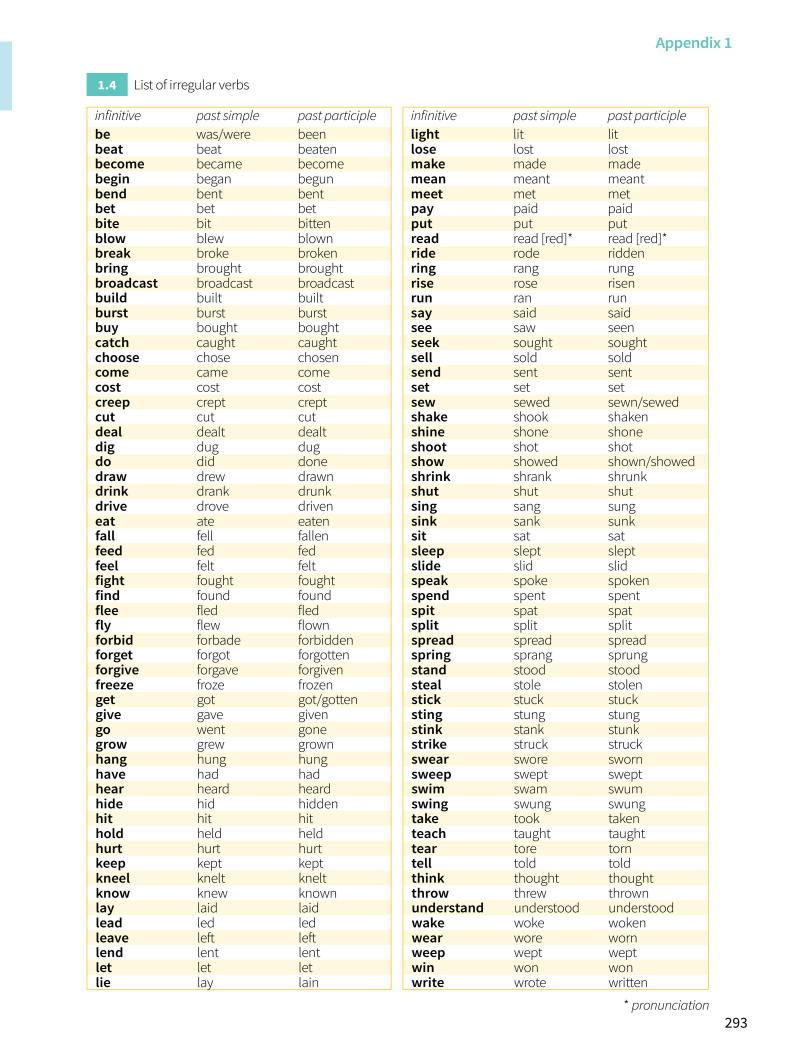
#> input picture data/GENERAL/list of irreggular verbs.jpg, 2386 x 3189 px (shown at 1/3 size)
$ python -i extract_test_svgs.py   (imports and definitions only)
#> lines starting #> are read from the running program, lines starting #| are printed output that depends on the picture
import os
import io
import base64
import json
import re
import cv2
import numpy as np
from PIL import Image

# [18 lines left out: function get_ink_bounds, not called in this run]

def detect_grid_lines(gray_img, y_range=(600, 1350), x_range=(70, 1300), min_h_length=400, min_v_length=150):
    """
    Detects horizontal and vertical bounding grid lines using morphological operations.
    Ideal for Section 1 style multi-column, multi-row boxed grids.
    """
    y1, y2 = y_range
    x1, x2 = x_range
    sub = gray_img[y1:y2, x1:x2]

    # Horizontal lines
    h_kernel = cv2.getStructuringElement(cv2.MORPH_RECT, (40, 1))
    horiz = cv2.erode(~sub, h_kernel)
    horiz = cv2.dilate(horiz, h_kernel)
    h_profile = np.sum(horiz > 100, axis=1)

    h_lines = []
    prev_y = -100
    for y in np.where(h_profile > min_h_length)[0]:
        if y - prev_y > 8:
            h_lines.append(y1 + int(y))
        prev_y = y

    # Vertical lines
    v_kernel = cv2.getStructuringElement(cv2.MORPH_RECT, (1, 40))
    vert = cv2.erode(~sub, v_kernel)
    vert = cv2.dilate(vert, v_kernel)
    v_profile = np.sum(vert > 100, axis=0)

    v_lines = []
    prev_x = -100
    for x in np.where(v_profile > min_v_length)[0]:
        if x - prev_x > 8:
            v_lines.append(x1 + int(x))
        prev_x = x

    return h_lines, v_lines

# [25 lines left out: function export_crop_as_svg, not called in this run]

>>> import cv2
>>> picture = cv2.imread('../../data/GENERAL/list of irreggular verbs.jpg', cv2.IMREAD_GRAYSCALE)
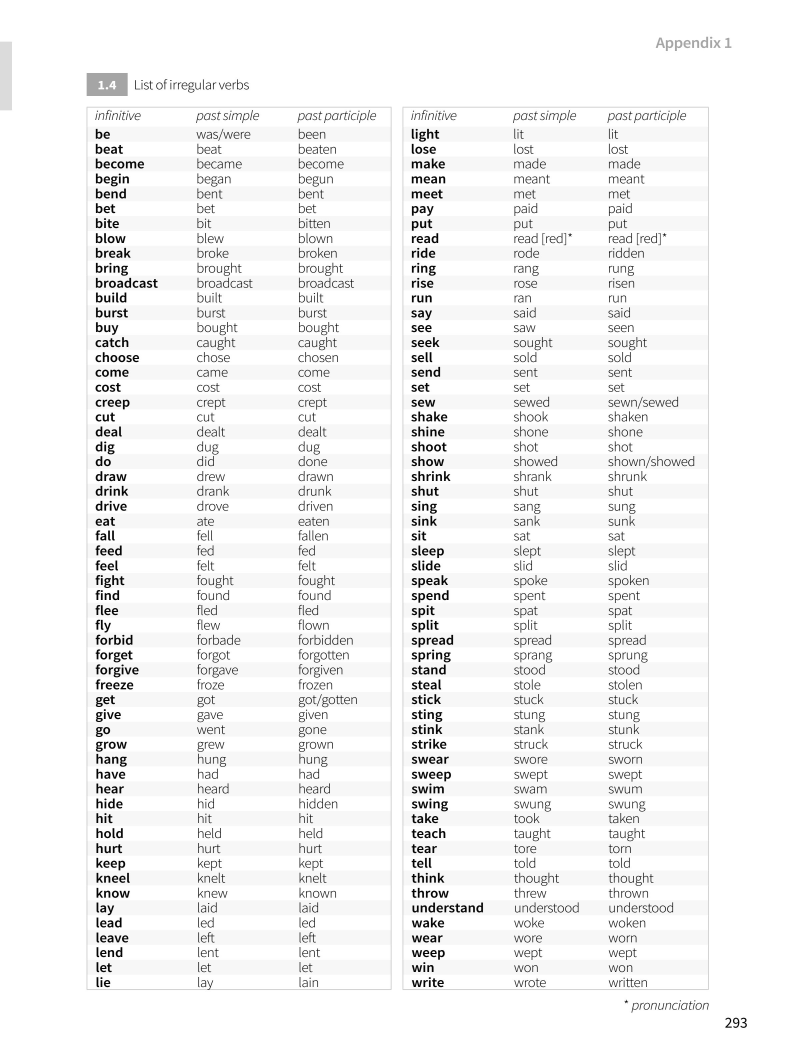
#> picture: shape (3189, 2386) (shown at 1/3 size); min 0, max 255, mean 244.2
>>> result = detect_grid_lines(picture)
#> in detect_grid_lines, `sub = gray_img[y1:y2, x1:x2]`:
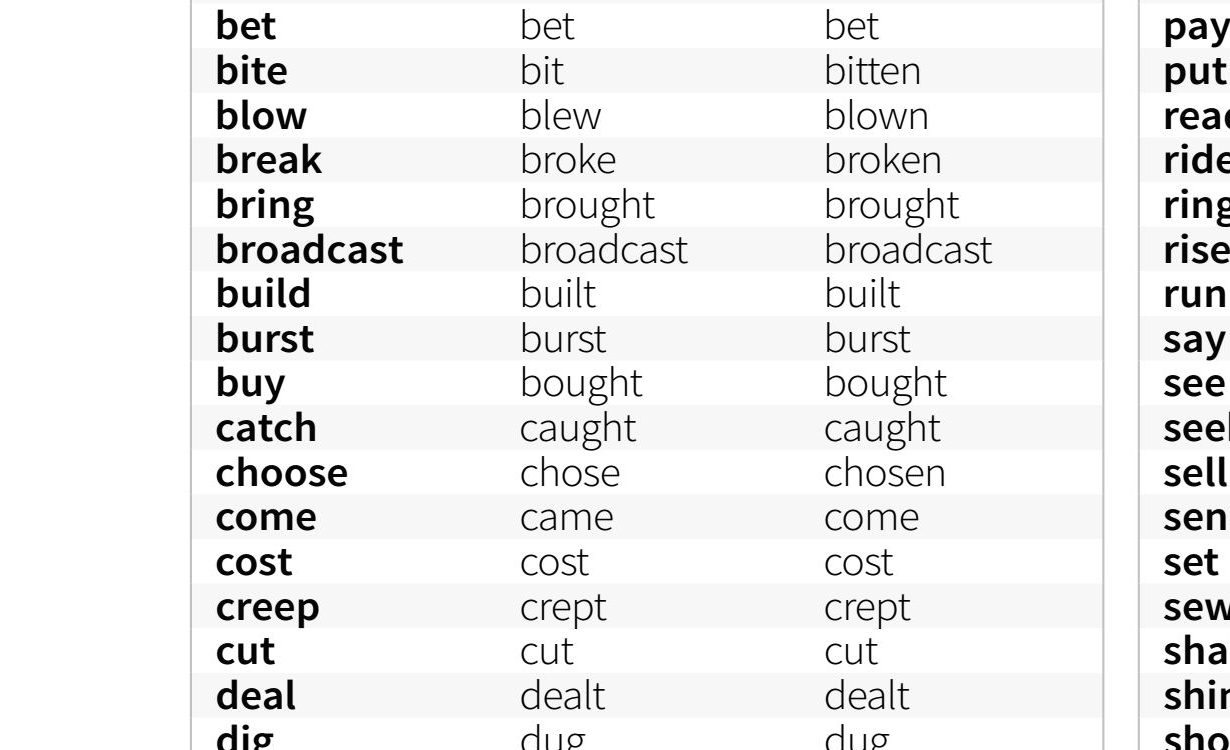
#> sub: shape (750, 1230); min 0, max 255, mean 238.9
#> in detect_grid_lines, `horiz = cv2.erode(~sub, h_kernel)`:
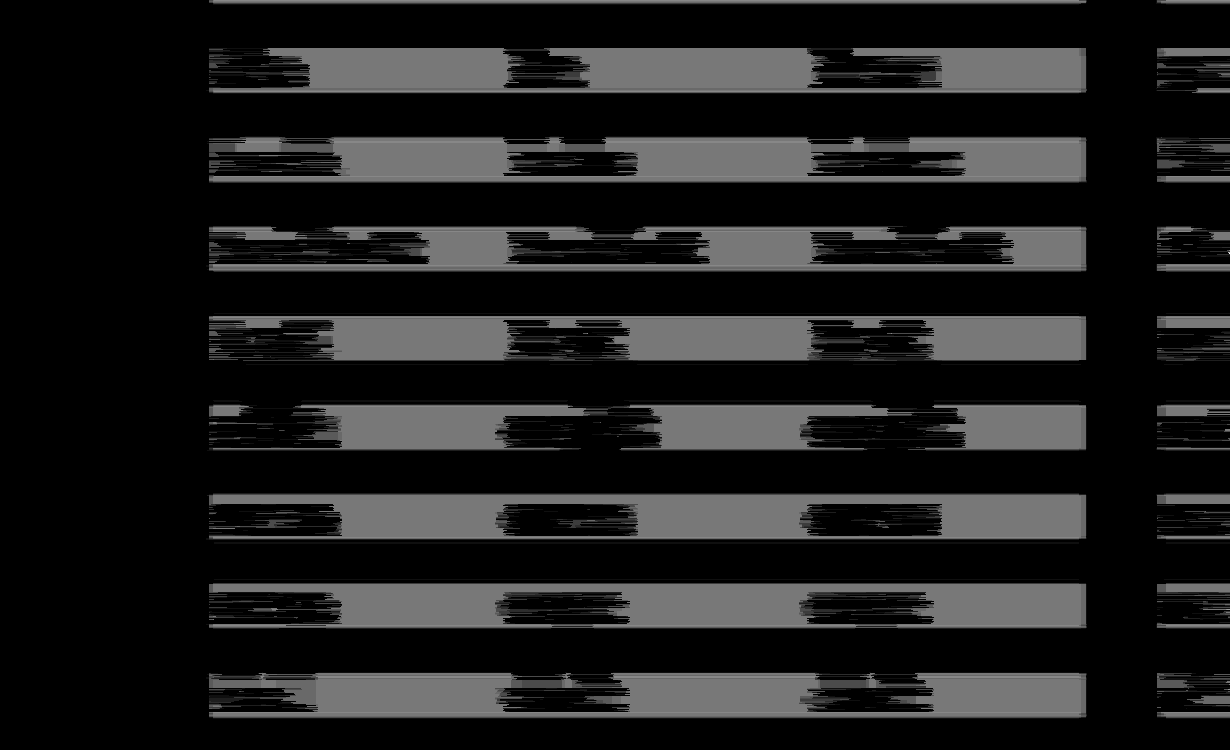
#> horiz: shape (750, 1230); min 0, max 17, mean 2.02; drawn with min black and max white
#> in detect_grid_lines, `horiz = cv2.dilate(horiz, h_kernel)`:
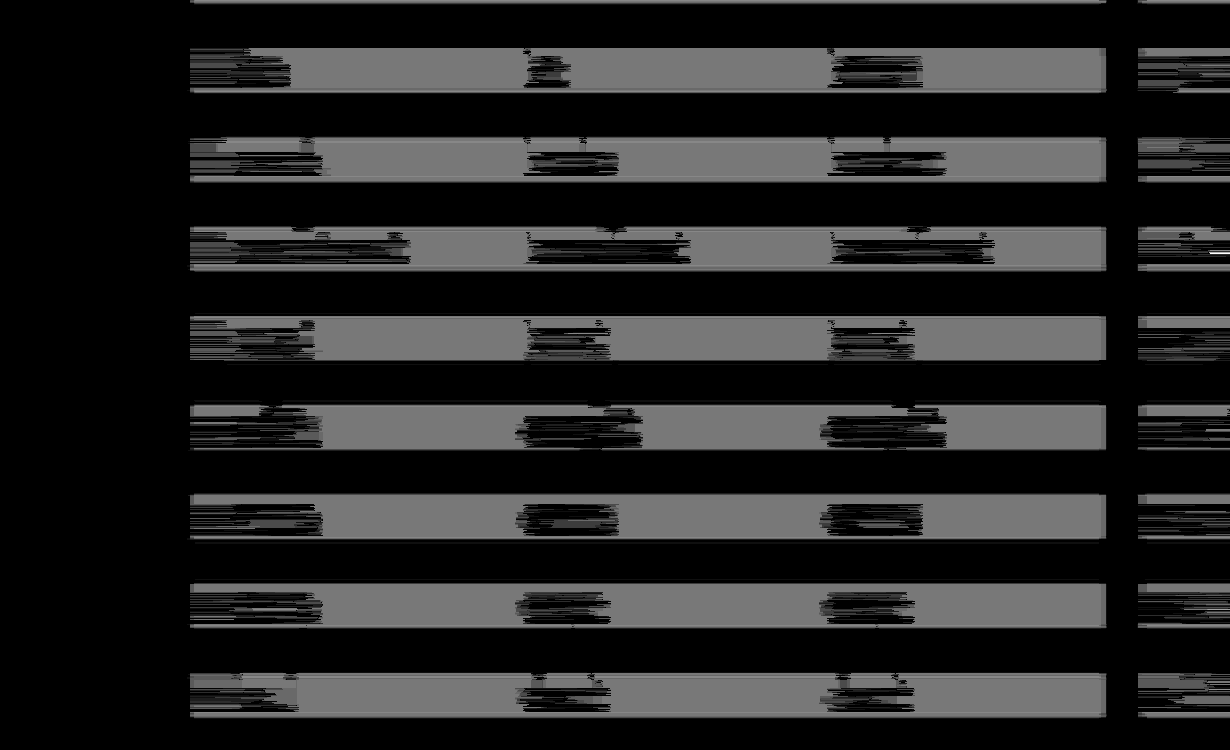
#> horiz: shape (750, 1230); min 0, max 17, mean 2.49; drawn with min black and max white
#> in detect_grid_lines, `h_profile = np.sum(horiz > 100, axis=1)`: h_profile = 750 values from 0 to 0
#> after the loop in detect_grid_lines, `for y in np.where(h_profile > min_h_length)[0]:`: h_lines = []
#> in detect_grid_lines, `vert = cv2.erode(~sub, v_kernel)`:
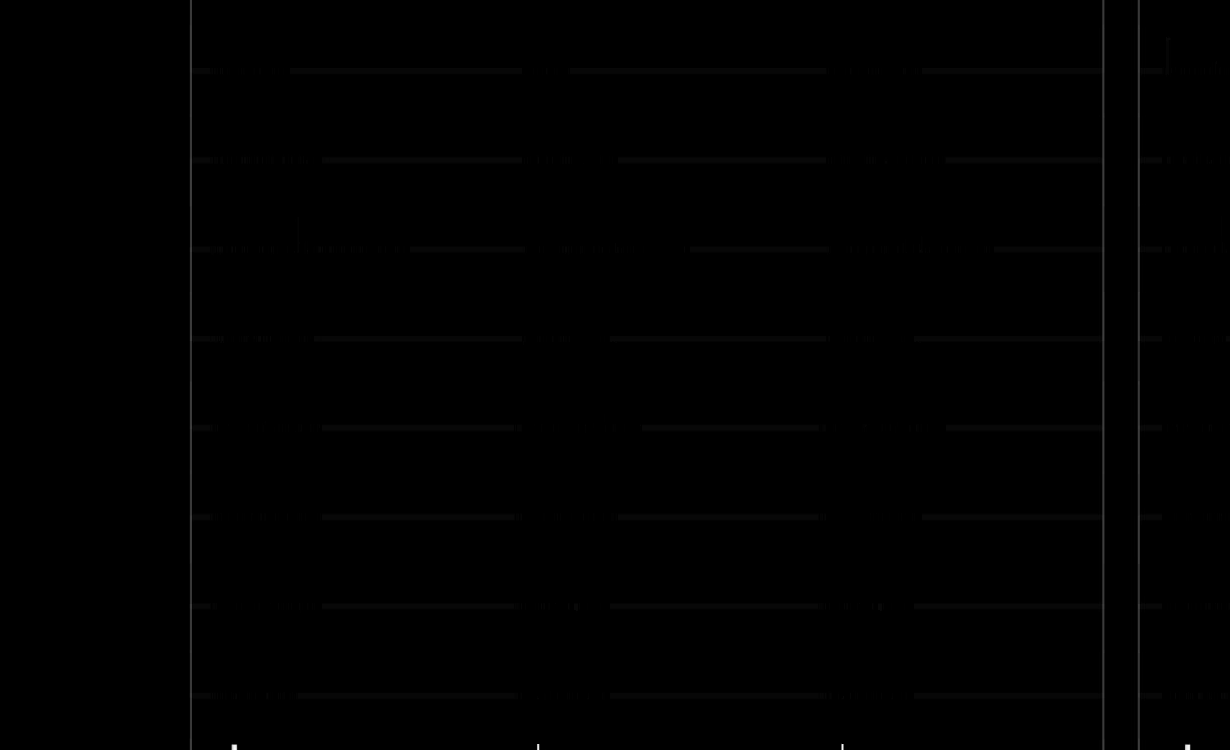
#> vert: shape (750, 1230); min 0, max 251, mean 0.6
#> in detect_grid_lines, `v_profile = np.sum(vert > 100, axis=0)`: v_profile = 1230 values, max 25 at index 232, min 0 at index 0, mean 0.302
#> after the loop in detect_grid_lines, `for x in np.where(v_profile > min_v_length)[0]:`: v_lines = []
#> result = ([], [])
